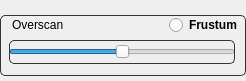
     <widget class="QFrame" name="frame_2">
      <property name="geometry">
       <rect>
        <x>0</x>
        <y>245</y>
        <width>246</width>
        <height>81</height>
       </rect>
      </property>
      <property name="styleSheet">
       <string notr="true"/>
      </property>
      <property name="frameShape">
       <enum>QFrame::NoFrame</enum>
      </property>
      <property name="frameShadow">
       <enum>QFrame::Plain</enum>
      </property>
      <widget class="QLabel" name="overscan">
       <property name="geometry">
        <rect>
         <x>12</x>
         <y>17</y>
         <width>51</width>
         <height>16</height>
        </rect>
       </property>
       <property name="text">
        <string>Overscan</string>
       </property>
       <property name="alignment">
        <set>Qt::AlignLeading|Qt::AlignLeft|Qt::AlignVCenter</set>
       </property>
      </widget>
      <widget class="QRadioButton" name="showFrustum">
       <property name="enabled">
        <bool>true</bool>
       </property>
       <property name="geometry">
        <rect>
         <x>169</x>
         <y>15</y>
         <width>76</width>
         <height>20</height>
        </rect>
       </property>
       <property name="font">
        <font>
         <weight>75</weight>
         <bold>true</bold>
        </font>
       </property>
       <property name="text">
        <string>Frustum</string>
       </property>
       <property name="checked">
        <bool>false</bool>
       </property>
      </widget>
      <widget class="QSlider" name="overScan">
       <property name="geometry">
        <rect>
         <x>9</x>
         <y>40</y>
         <width>226</width>
         <height>24</height>
        </rect>
       </property>
       <property name="styleSheet">
        <string notr="true">border: 1px solid rgb(53,53,53);
border-color: rgb(53,53,53);border-radius: 5px;</string>
       </property>
       <property name="minimum">
        <number>-99</number>
       </property>
       <property name="maximum">
        <number>99</number>
       </property>
       <property name="value">
        <number>0</number>
       </property>
       <property name="orientation">
        <enum>Qt::Horizontal</enum>
       </property>
       <property name="invertedControls">
        <bool>true</bool>
       </property>
      </widget>
      <widget class="QFrame" name="frame_7">
       <property name="geometry">
        <rect>
         <x>0</x>
         <y>15</y>
         <width>246</width>
         <height>61</height>
        </rect>
       </property>
       <property name="styleSheet">
        <string notr="true">border: 1px solid  rgb(53, 53, 53);border-radius: 5px;</string>
       </property>
       <property name="frameShape">
        <enum>QFrame::NoFrame</enum>
       </property>
       <property name="frameShadow">
        <enum>QFrame::Plain</enum>
       </property>
      </widget>
      <zorder>frame_7</zorder>
      <zorder>overscan</zorder>
      <zorder>showFrustum</zorder>
      <zorder>overScan</zorder>
     </widget>
